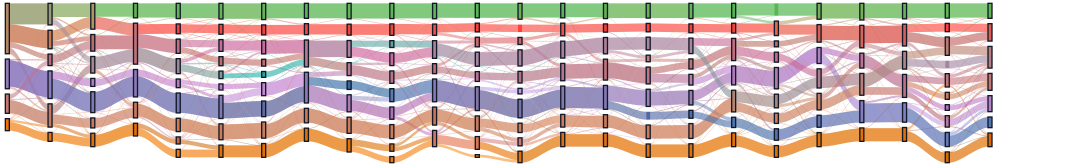
#> input picture docs/studies/single_words/showcase/panels/a_words_clusters.png, 3196 x 498 px (shown at 1/3 size)
$ python compose.py
#> lines starting #> are read from the running program, lines starting #| are printed output that depends on the picture
"""The single-word showcase (lens slice 1b, DESIGN.md K): "How many axes in a word", one figure from
the app's own exports.

Each panel is a chart the app exported (a PNG carrying its recipe in an iTXt chunk); the two
legends are screenshots of the app's colour legend for the same views, taken at twice the size.
Panel F is the expert chart's export cropped to L0 to L6, where its pipeline runs (the crop is
recorded). This script lays the panels out with their captions and writes
`single_words_showcase.png`, whose recipe chunk holds every panel's recipe and the commit it was
made at, with the same recipe in `recipe.json` beside it.

    .venv/bin/python docs/studies/single_words/showcase/compose.py
"""

import json
import subprocess
from pathlib import Path
from typing import Any, Dict, List, Optional, Tuple

from matplotlib import font_manager
from PIL import Image, ImageChops, ImageDraw, ImageFont
from PIL.PngImagePlugin import PngInfo

HERE = Path(__file__).resolve().parent
PANELS = HERE / "panels"
WIDTH, MARGIN, GAP = 2654, 48, 40
CROPS = {"e_pipeline_p3.png": (0, 0, 3420, None)}  # the expert chart's L0 to L6 (its full width is 24 layers)
REGULAR = font_manager.findfont(font_manager.FontProperties(family="DejaVu Sans"))
BOLD = font_manager.findfont(font_manager.FontProperties(family="DejaVu Sans", weight="bold"))


def font(size: int, bold: bool = False) -> ImageFont.FreeTypeFont:
    return ImageFont.truetype(BOLD if bold else REGULAR, size)


def recipe_of(name: str) -> Optional[Dict[str, Any]]:
    """The recipe the app embedded in an exported panel (None for a screenshot)."""
    text = Image.open(PANELS / name).info.get("recipe")
    return json.loads(text) if text else None


def opened(name: str) -> Image.Image:
    """A panel, cropped when CROPS says so."""
    image = Image.open(PANELS / name).convert("RGB")
    if name in CROPS:
        left, top, right, bottom = CROPS[name]
        image = image.crop((left, top, right if right is not None else image.width,
                            bottom if bottom is not None else image.height))
    return image


def cropped(name: str) -> Image.Image:
    """A screenshot trimmed to what it shows."""
    image = Image.open(PANELS / name).convert("RGB")
    box = ImageChops.difference(image, Image.new("RGB", image.size, "white")).getbbox()
    return image.crop(box) if box else image


def scaled(image: Image.Image, width: int) -> Image.Image:
    return image.resize((width, round(image.height * width / image.width)), Image.LANCZOS)


def wrapped(text: str, face: ImageFont.FreeTypeFont, width: int) -> List[str]:
    """The text in lines no wider than `width` pixels."""
    lines: List[str] = []
    for paragraph in text.split("\n"):
        line = ""
        for word in paragraph.split():
            trial = f"{line} {word}".strip()
            if face.getlength(trial) <= width or not line:
                line = trial
            else:
                lines.append(line)
                line = word
        lines.append(line)
    return lines


def caption(text: str, width: int, size: int = 26) -> Image.Image:
    """A caption block: its letter in bold, the rest regular."""
    face, bold = font(size), font(size, bold=True)
    letter, _, rest = text.partition("  ")
    lines = wrapped(rest, face, width - 60)
    block = Image.new("RGB", (width, 12 + round(size * 1.35) * len(lines)), "white")
    draw = ImageDraw.Draw(block)
    draw.text((0, 4), letter, font=bold, fill="#111111")
    for i, line in enumerate(lines):
        draw.text((60, 4 + round(size * 1.35) * i), line, font=face, fill="#222222")
    return block


CAPTIONS = {
    "A": "A  The single-word lens over all 24 layers: 861 nouns, each given alone with a space first (\" eagle\"), "
         "in words-k8-n15-tuned (k 4 to 10 per layer, chosen by held-out AMI on whole families). Hue is the "
         "category and lightness the valence. On one held-out family per category, the category's AMI peaks at "
         "0.63 (L7). Outlined nodes hold words that raw space groups differently.",
    "B": "B  What each technique reads, held out on whole families (κ per attribute and layer): above, a linear "
         "probe, the ceiling; below, the lens's nodes. The probe reads the category (0.84 to 0.91), animacy "
         "(0.86 to 0.92) and concreteness (0.90 to 0.95) at every layer, and valence at 0.55 to 0.69. The nodes "
         "carry concreteness best (0.67 to 0.90) and valence least (0.22 to 0.35), little above the 0.19 that the "
         "category alone gives valence. Every technique passes its decoys for the category, animacy and "
         "concreteness at every layer; valence, its decoys drawn within each category (re-scored 2026-10-16), "
         "passes for the probe and the partial directions at every layer and for the rest at 9 to 18, so the "
         "strengths say more than the count.",
    "C": "C  The attributes' partial axes span 5.3 to 6.1 independent directions, fewer than permuted design rows "
         "give (95th percentile 7.2 to 7.5): the categories share structure. The words' effective dimensionality "
         "is U-shaped, 298 at L0, 51 at L15 and 163 at L23.",
    "D": "D  The lens's own space in 3-D, L4 to L10 (three main directions holding 89 to 100% of each layer's "
         "variance, each layer turned onto the one before): the path of \" eagle\" lit through the animal nodes, "
         "with food below and emotions and ideas above.",
    "E": "E  At L5, the cosines between the partial axes (faded: inside the 5th to 95th percentile of permuted "
         "design rows), beside the design's own correlations. Animacy lines up with the people direction (0.83, "
         "above the permuted rows' 0.42 to 0.72) and away from the animals' (0.36, below their 0.41 to 0.66). "
         "Emotions and ideas share a direction (0.57), which abstract-against-concrete follows (0.84 and 0.88).",
    "F": "F  A pipeline lit on the expert chart (rank 1, L0 to L6): P3, an early route of 68 words found again in "
         "both halves of the folds, from L0E2 to L5E24 among each word's four experts. At rank 1 its members run "
         "L1E28, L2E31, L3E31, L4E14, L5E24. It leans to emotions (22% against 11% of all words), abstract words "
         "(37% against 25%) and negative ones (29% against 17%).",
    "G": "G  Tuning, on the tank set: settings and k searched per layer by held-out AMI, then scored on a test "
         "portion the search never saw. The tuned lens beats the untuned tank-k5-n15 at 15 layers and trails it "
         "at 6 (median +0.02); both peak at 0.57 (L11). The logistic ceiling (dotted) sits above every grouping.",
}


def stack(blocks: List[Image.Image], width: int, gap: int) -> Image.Image:
    out = Image.new("RGB", (width, sum(b.height for b in blocks) + gap * (len(blocks) - 1)), "white")
    y = 0
    for block in blocks:
        out.paste(block, (0, y))
        y += block.height + gap
    return out


def section(letter: str, panels: List[str], width: int, legend: Optional[str] = None) -> Image.Image:
    """A caption, the panels at the given width, and the legend under them."""
    parts = [caption(CAPTIONS[letter], width)] + [scaled(opened(panel), width) for panel in panels]
    return stack(parts + ([cropped(legend)] if legend else []), width, 10)


def side_by_side(left: Image.Image, right: Image.Image, width: int) -> Image.Image:
    row = Image.new("RGB", (width, max(left.height, right.height)), "white")
    row.paste(left, (0, 0))
    row.paste(right, (width - right.width, 0))
    return row


def heading(width: int) -> Image.Image:
    block = Image.new("RGB", (width, 120), "white")
    draw = ImageDraw.Draw(block)
    draw.text((0, 0), "OpenLLMRI, lens slice 1b: how many axes in a word", font=font(46, bold=True), fill="#111111")
    draw.text((0, 66), "gpt-oss-20b's residual stream at a noun given alone. Every panel is the app's own export, "
              "and recipe.json holds each one's recipe.", font=font(26), fill="#444444")
    return block


LAYOUT: List[Tuple[str, List[str], Optional[str]]] = [
    ("A", ["a_words_clusters.png"], "a_words_legend.png"),
    ("B", ["b_axes_probe.png", "b_axes_lens.png"], None),
    ("C", ["b_axes_dimensions.png"], None),
    ("D", ["d_eagle_3d.png"], "d_words_legend.png"),
    ("E", ["c_angles_L5.png"], None),
    ("F", ["e_pipeline_p3.png"], "d_words_legend.png"),
    ("G", ["f_tank_tuning.png"], None),
]


def main() -> None:
    half = (WIDTH - GAP) // 2
    built = {letter: section(letter, panels, half if letter in "CD" else WIDTH, legend)
             for letter, panels, legend in LAYOUT}
#> in caption, `block = Image.new("RGB", (width, 12 + round(size * 1.35) * len(lines))..`: block: PIL image 2654x82 RGB; every value is 255
#> in section, `parts = [caption(CAPTIONS[letter], width)] + [scaled(opened(panel), wi..`: parts = 2 items
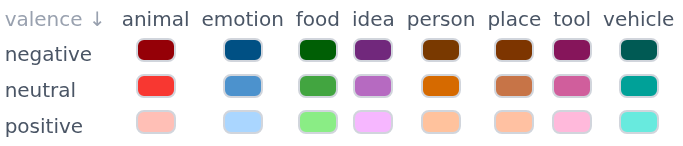
#> input picture docs/studies/single_words/showcase/panels/a_words_legend.png, 683 x 146 px
#> in cropped, image is the input picture: PIL image 683x146 RGB; mean R, G, B 229, 226.2, 226.4
#> in cropped, `box = ImageChops.difference(image, Image.new("RGB", image.size, "white..`: box = (5, 11, 674, 137)
#> in cropped, `return image.crop(box) if box else image`:
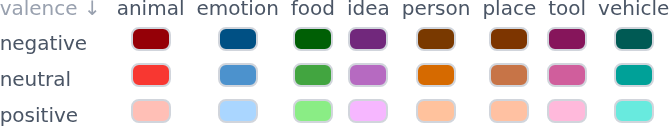
#> returned value: PIL image 669x126 RGB; mean R, G, B 224.3, 220.9, 221.1
#> in stack, `out = Image.new("RGB", (width, sum(b.height for b in blocks) + gap * (..`: out: PIL image 2654x642 RGB; every value is 255
#> the loop in stack, `for block in blocks:` made 3 passes
#> y on passes 1 to 3: 92, 516, 652
#> after the loop in stack, `for block in blocks:`: y = 652
#> in caption (call 2), `block = Image.new("RGB", (width, 12 + round(size * 1.35) * len(lines))..`: block: PIL image 2654x152 RGB; every value is 255
#> the loop in caption (call 2), `for i, line in enumerate(lines):` made 4 passes
#> call 2 of opened, with name = 'b_axes_probe.png'
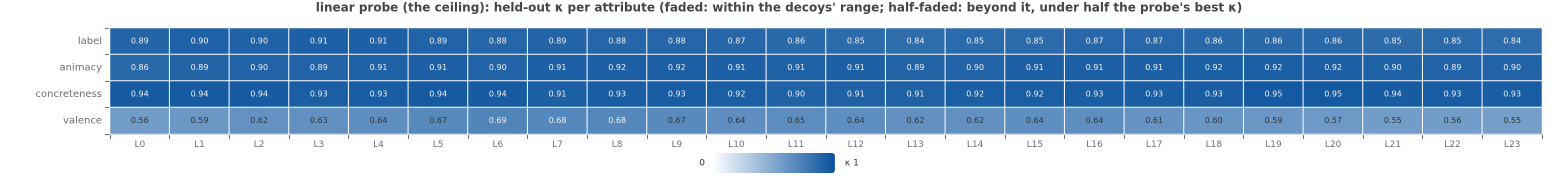
#> input picture docs/studies/single_words/showcase/panels/b_axes_probe.png, 3116 x 356 px (shown at 1/2 size)
#> call 3 of opened, with name = 'b_axes_lens.png'
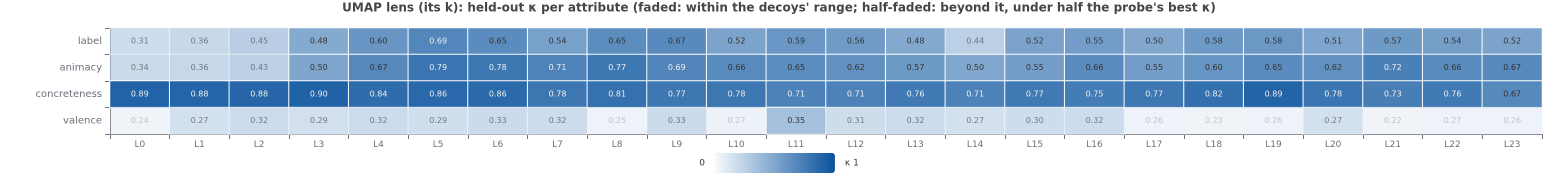
#> input picture docs/studies/single_words/showcase/panels/b_axes_lens.png, 3116 x 356 px (shown at 1/2 size)
#> call 2 of stack, with width = 2654, gap = 10
#> in stack (call 2), `out = Image.new("RGB", (width, sum(b.height for b in blocks) + gap * (..`: out: PIL image 2654x778 RGB; every value is 255
#> after the loop in stack (call 2), `for block in blocks:`:
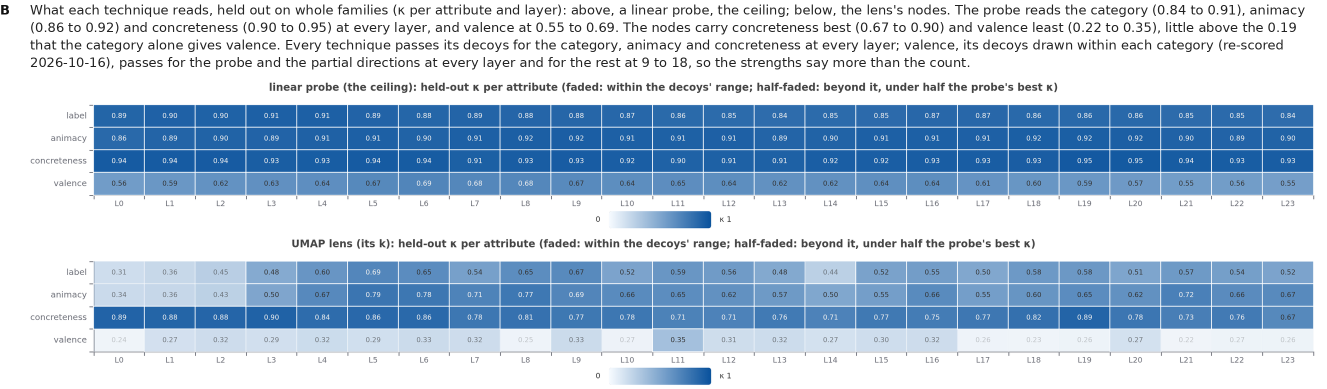
#> out: PIL image 2654x778 RGB (shown at 1/2 size); mean R, G, B 179.4, 199.5, 220.2
#> after the loop in stack (call 2), `for block in blocks:`: y = 788
#> in caption (call 3), `block = Image.new("RGB", (width, 12 + round(size * 1.35) * len(lines))..`: block: PIL image 1307x117 RGB; every value is 255
#> call 4 of opened, with name = 'b_axes_dimensions.png'
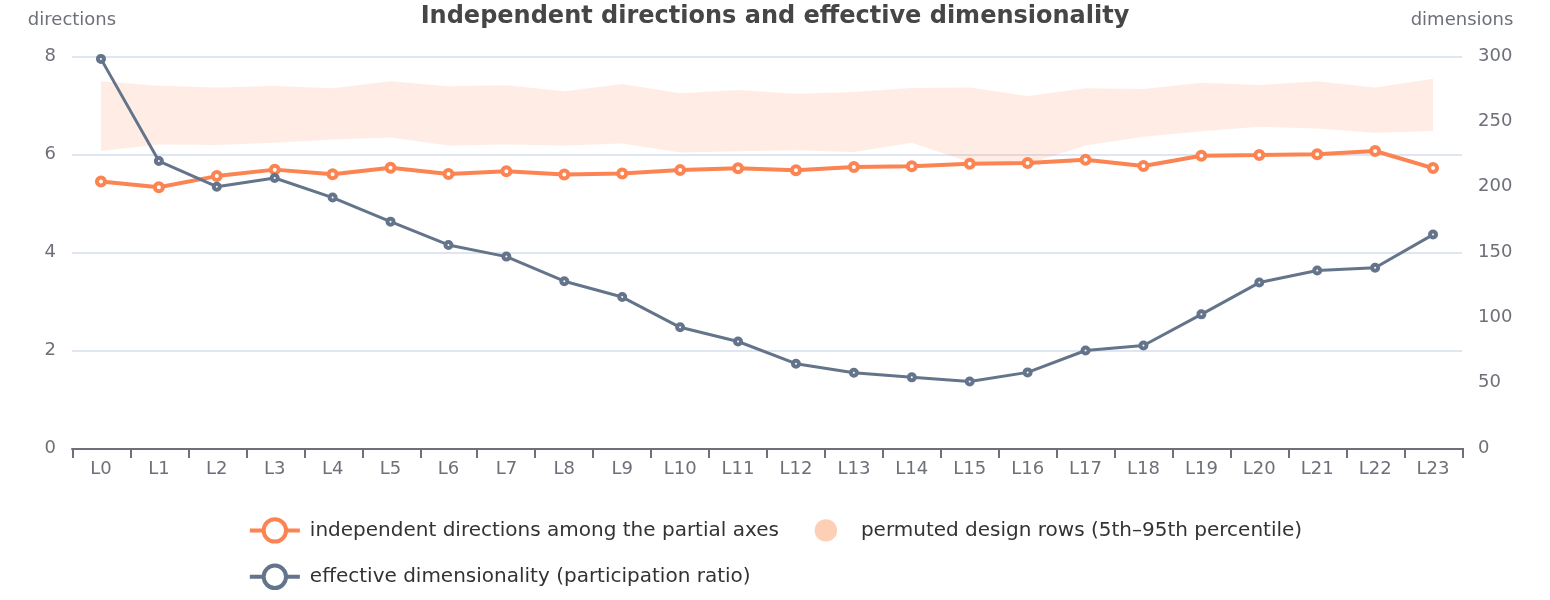
#> input picture docs/studies/single_words/showcase/panels/b_axes_dimensions.png, 1550 x 600 px
#> call 3 of stack, with width = 1307, gap = 10
#> in stack (call 3), `out = Image.new("RGB", (width, sum(b.height for b in blocks) + gap * (..`: out: PIL image 1307x633 RGB; every value is 255
#> after the loop in stack (call 3), `for block in blocks:`:
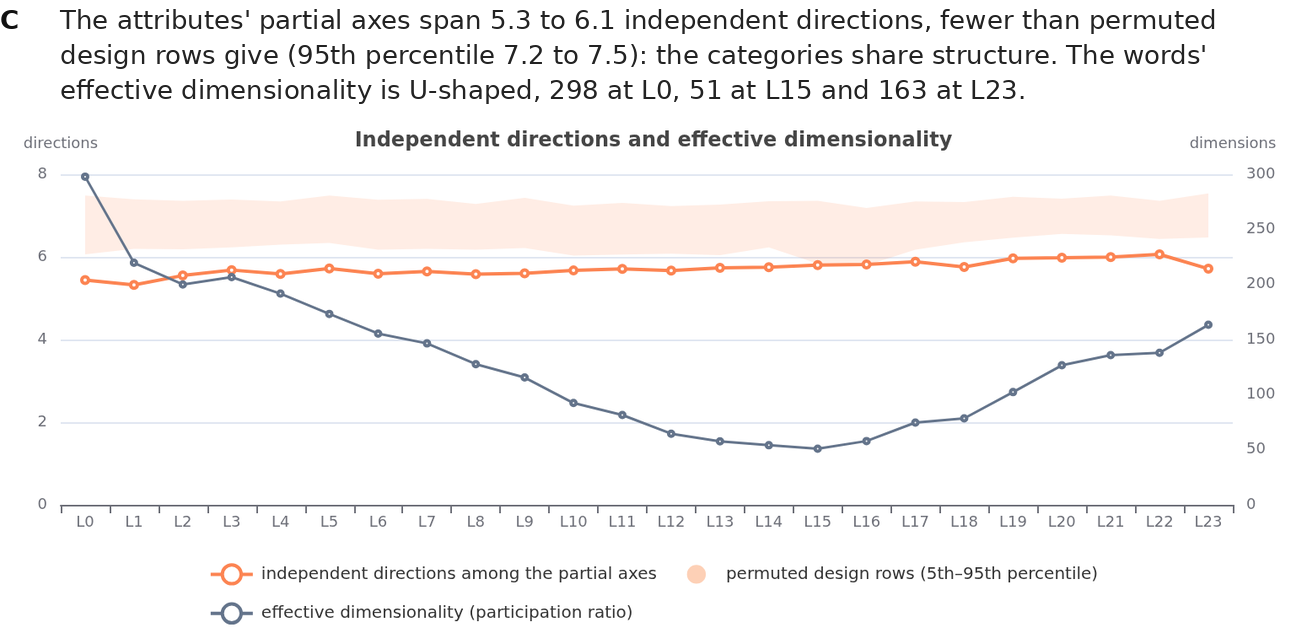
#> out: PIL image 1307x633 RGB; mean R, G, B 246.8, 245, 244.5
#> after the loop in stack (call 3), `for block in blocks:`: y = 643
    body = stack([heading(WIDTH), built["A"], built["B"], side_by_side(built["C"], built["D"], WIDTH),
                  built["E"], built["F"], built["G"]], WIDTH, 56)
    figure = Image.new("RGB", (WIDTH + 2 * MARGIN, body.height + 2 * MARGIN), "white")
    figure.paste(body, (MARGIN, MARGIN))
    git = lambda *args: subprocess.run(["git", *args], cwd=HERE, capture_output=True, text=True).stdout.strip()  # noqa: E731
    recipe = {"figure": "how many axes in a word: lens slice 1b's showcase",
              "script": "docs/studies/single_words/showcase/compose.py",
              "commit": git("rev-parse", "HEAD"), "dirty": bool(git("status", "--porcelain")),
              "panels": {letter: {"files": panels,
                                  "recipes": {panel: recipe_of(panel) for panel in panels},
                                  "crops": {panel: CROPS[panel] for panel in panels if panel in CROPS},
                                  "legend": f"{legend}: a screenshot of the app's colour legend for this view" if legend else None}
                         for letter, panels, legend in LAYOUT}}
    info = PngInfo()
    info.add_itxt("recipe", json.dumps(recipe))
    figure.save(HERE / "single_words_showcase.png", pnginfo=info, optimize=True)
    (HERE / "recipe.json").write_text(json.dumps(recipe, indent=1, ensure_ascii=False) + "\n", encoding="utf-8")
    print(figure.size, (HERE / "single_words_showcase.png").stat().st_size)


if __name__ == "__main__":
#> (the run stopped early here; a loop or call above may not have finished)
